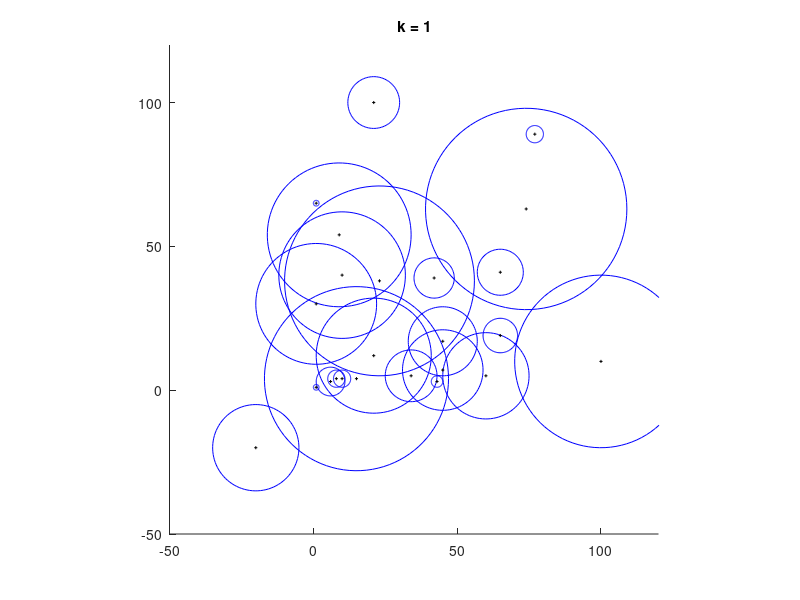

This chart was generated by the following MATLAB code: (Note: this script raises an error after producing the figure.)
close all
clearvars
clc
x = [6
65
15
43
8
34
10
1
77
21
21
45
1
42
23
65
1
45
9
74
-20
10
100
60];
y = [3
41
4
3
4
5
4
30
89
100
12
7
65
39
38
19
1
17
54
63
-20
40
10
5];
raggi = [5
8
32
2
3
9
3
21
3
9
20
14
1
7
33
6
1
12
25
35
15
22
30
15];
% 
% [x y]
% %scatter(x(:), y(:), raggi(:).^2)
% viscircles([x y],raggi)

figure
colors = {'b','r','g','y','k'};
label = {'A', 'B', 'C', 'D', 'E', 'F', 'G', 'H', 'I', 'J', 'K', 'L', 'M', 'N', 'O', 'P', 'Pippo', 'Q', 'R', 'S', 'T', 'U', 'V', 'Z'};

for k = 1:1
    % Create 5 random circles to display,
    X = x
    Y = y
    centers = [X Y];
    radii = raggi;

    % Clear the axes.
    cla

    % Fix the axis limits.
    xlim([-50 120])
    ylim([-50 120])

    % Set the axis aspect ratio to 1:1.
    axis square

    % Set a title.
    title(['k = ' num2str(k)])

    % Display the circles.
    viscircles(centers,radii,'Color',colors{k}, 'LineStyle','-','LineWidth',0.5);
    hold on
    scatter(x(:), y(:),5,'k','+')
    labelpoints(x,y,label)
    centro = [((10 + 100)/2) ((4 + 10)/2)];
    viscircles(centro,45,'Color',colors{2}, 'LineStyle','-','LineWidth',1);
    scatter(centro(1),centro(2),5,'k','*')
    % Pause for 1 second.
    pause(1)
    
end
